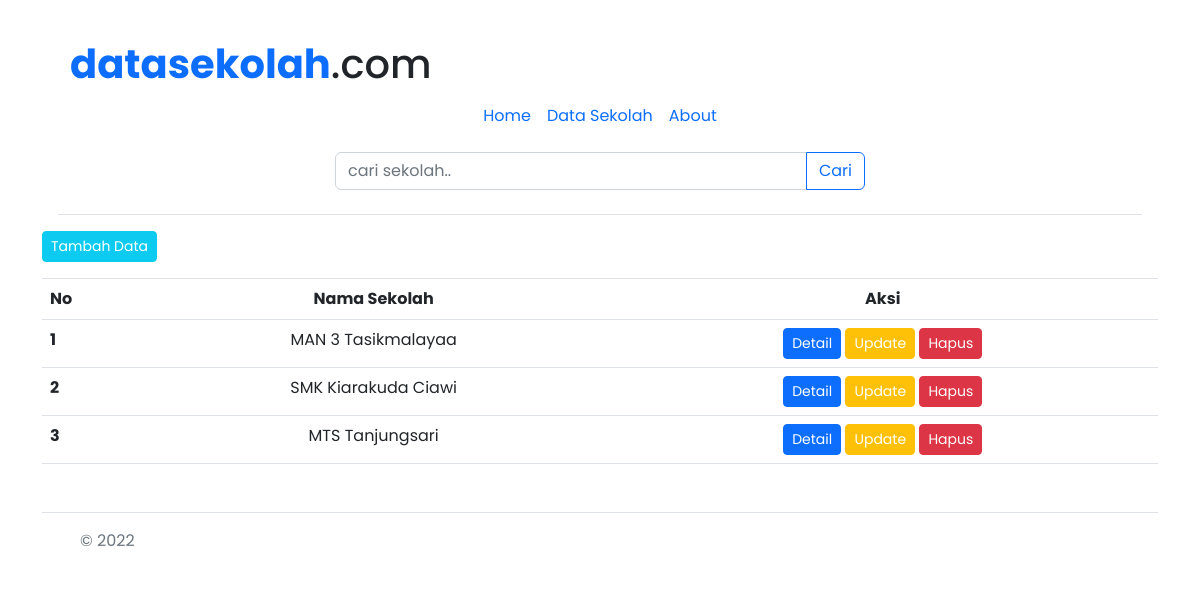
Page /uts-pemrograman-internet/public/datasekolah on the committed database.
### tables this page shows
CREATE TABLE `profil_sekolah` (
  `npsn` varchar(8) NOT NULL,
  `status` enum('Negeri','Swasta') NOT NULL,
  `bentuk_pendidikan` enum('TK','SD','SMP','SMA','SMK') NOT NULL,
  `nama_sekolah` varchar(50) NOT NULL,
  `sk_pendirian` varchar(20) NOT NULL,
  `tgl_pendirian` date NOT NULL,
  `sk_izin_operasional` varchar(20) NOT NULL,
  `tgl_izin_operasional` date NOT NULL,
  `alamat` varchar(100) NOT NULL,
  `rt` varchar(3) NOT NULL,
  `rw` varchar(3) NOT NULL,
  `dusun` varchar(50) NOT NULL,
  `desa` varchar(50) NOT NULL,
  `kecamatan` varchar(50) NOT NULL,
  `kabupaten` varchar(50) NOT NULL,
  `provinsi` varchar(50) NOT NULL,
  `kode_pos` varchar(8) NOT NULL
);

### uts-pemrograman-internet/app/core/Controller.php (called while the page is built, shortened)
<?php
  class Controller{
    public function view($view,$data = [])
    {
      require_once '../app/views/' .$view .'.php';
    }
    public function model($model){
      return new $model;
    }
  }
?>

### uts-pemrograman-internet/app/controllers/Datasekolah.php (called while the page is built, shortened)
<?php
class Datasekolah extends Controller{
  public function index(){
    $data['title'] = "Data Sekolah";
    $data['sekolah'] = $this->model('Sekolah_model')->GetAllData();
    $no = 1;
    $this-> view('datasekolah/index',$data,$no);
  }
}
?>

### uts-pemrograman-internet/app/core/App.php (called while the page is built, shortened)
<?php
class App {
    protected $method = 'index';
    protected $params = [];
    public function __construct()
    {
        $this->controller = new $this->controller;
        call_user_func_array([$this->controller, $this->method], $this->params);
    }
}

### uts-pemrograman-internet/public/index.php (called while the page is built, shortened)
<?php
  $app = new App;
?>

### uts-pemrograman-internet/app/core/Database.php (called while the page is built, shortened)
<?php
  class Database{
    private $host = DB_HOST;
    private $user = DB_USER;
    private $pass = DB_PASS;
    private $db_name = DB_NAME;
    private $dbh;
    private $stmt;
    public function __construct()
    {
        $dsn = 'mysql:host=' . $this->host . ';dbname=' . $this->db_name;
        $option = [
            PDO::ATTR_PERSISTENT => true,
            PDO::ATTR_ERRMODE => PDO::ERRMODE_EXCEPTION
        ];
        try {
            $this->dbh = new PDO($dsn, $this->user, $this->pass, $option);
        } catch(PDOException $e) {
            die($e->getMessage());
        }
    }
    public function query($query)
    {
        $this->stmt = $this->dbh->prepare($query);
    }
    public function execute()
    {
        $this->stmt->execute();
    }
    public function resultSet()
    {
        $this->execute();
        return $this->stmt->fetchAll(PDO::FETCH_ASSOC);
    }
  }
 ?>

### uts-pemrograman-internet/app/models/Sekolah_model.php (called while the page is built, shortened)
<?php
  class Sekolah_model {
    private $table = 'profil_sekolah';
    private $db;
    public function __construct()
    {
      $this->db = new Database;
    }
    public function getAllData()
    {
        $this->db->query('SELECT * FROM ' . $this->table);
        return $this->db->resultSet();
    }
  }
?>

### uts-pemrograman-internet/app/views/datasekolah/index.php (the view, shortened to what this page needs)
<div class="container ">
  <a href="" class="btn btn-info mb-3 text-white tombolTambahData btn-sm" type="button" data-bs-toggle="modal" data-bs-target="#tambahdatamodal">Tambah Data</a>
  <table class="table table-hover mb-5 border-top">
    <thead>
      <tr>
        <th scope="col" colspan="2" class="">No</th>
        <th scope="col" colspan ="1"class="text-center">Nama Sekolah</th>
        <th scope="col" colspan="2" class="text-center">Aksi</th>
      </tr>
    </thead>
    <tbody>
    <?php $no=1; ?>
      <?php foreach ($data['sekolah'] as $sekolah) : ?>
        <tr>
          <th scope="row"><?= $no++; ?></th>
          <td colspan="2" class="text-center"><?= $sekolah['nama_sekolah']; ?></td>
          <td class="text-center">
            <a href="<?= BASEURL ?>datasekolah/detail/<?= $sekolah['npsn'] ?>" class="btn btn-sm btn-primary tombolDetail" data-id="<?= $sekolah['npsn']; ?>">Detail</a>
            <a href="<?= BASEURL; ?>datasekolah/update/<?= $sekolah['npsn'] ?>" class="btn btn-sm btn-warning text-white tombolUpdateData" data-bs-toggle="modal" data-bs-target="#updatedatamodal" data-id="<?= $sekolah['npsn']; ?>">Update</a>
            <a href="<?= BASEURL ?>datasekolah/hapus/<?= $sekolah['npsn'] ?>"  type="button" onclick=" return confirm('Apakah anda yakin ingin menghapus <?=$sekolah['nama_sekolah']?>')" class="btn btn-sm btn-danger">Hapus</a>
          </td>
        </tr>
      <?php endforeach; ?>
    </tbody>
  </table>
</div>

### uts-pemrograman-internet/app/views/templates/header.php (style rules this page uses)
* { font-family: 'Poppins', sans-serif; }

### rows in the picture
profil_sekolah: nama_sekolah "MAN 3 Tasikmalayaa"
profil_sekolah: nama_sekolah "SMK Kiarakuda Ciawi"
profil_sekolah: nama_sekolah "MTS Tanjungsari"
